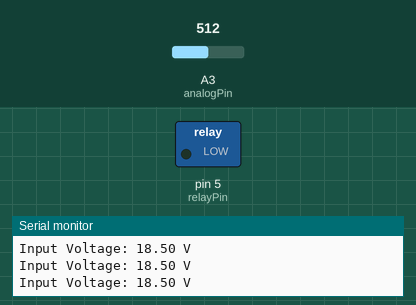
Recording of a sketch running on a simulated Arduino Nano, built with avr-gcc and run on an emulated ATmega328P. Shown: switched loads named in the sketch (green lamp = pin HIGH), the last lines printed to the serial monitor. Inputs (shaded band) come from the test bench; at power-on: A3 (analogPin) = 512.

Above: at 1.3 s.
1.4 s: A3 (analogPin) set to 614
2.9 s: A3 (analogPin) set to 640
At 4.0 s:
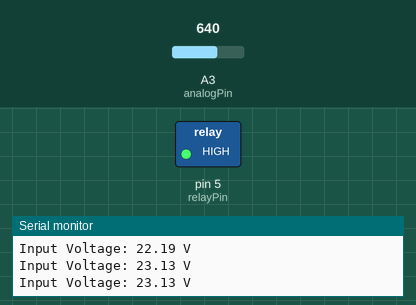
4.5 s: A3 (analogPin) set to 511
At 5.2 s:
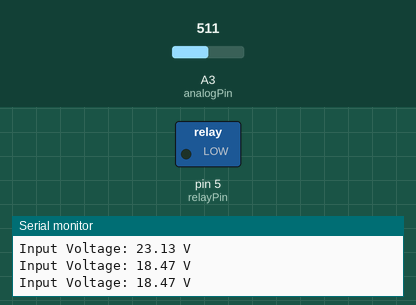
6.0 s: A3 (analogPin) set to 716
At 6.4 s:
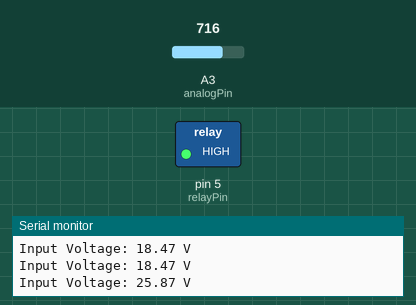
Timing chart, 0 to 8.5 s (numbered marks = the images above; inputs shaded):
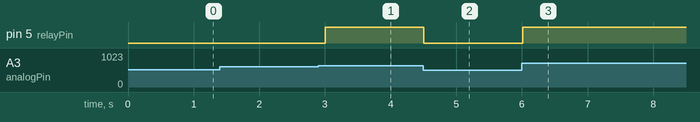

The sketch:

NeuroExo_PMS_Code.ino
```cpp
/* * Under-Voltage Protection Circuit
 * Threshold: 22V
 * Hardware: Arduino Nano 33 BLE, DFR0017 Relay
 */

const int analogPin = A3;  // Updated Input Pin
const int relayPin = 5;    // Updated Relay Pin

// Resistor values for the voltage divider
const float R1 = 101000.0; // 100k Ohms *Nominal value shown
const float R2 = 9900.0;  // 10k Ohms *Nominal value shown

// Voltage settings
const float thresholdVoltage = 22.0; // Lower Voltage limit
const float hysteresis = 0.5; // Prevents relay chatter (re-engages at 22.5V)

void setup() {
  pinMode(relayPin, OUTPUT);

  // Start with the relay OFF for safety until voltage is verified
  digitalWrite(relayPin, LOW);

  Serial.begin(9600);
}

void loop() {
  // Read ADC (0 to 1023)
  int rawValue = analogRead(analogPin);

  // Convert ADC value to voltage at the pin (3.3V Logic)
  float vOut = (rawValue * 3.3) / 1023.0;

  // Calculate original input voltage based on the divider ratio
  // Formula: Vin = Vout * (R1 + R2) / R2
  float vIn = vOut * ((R1 + R2) / R2);

  // Debugging output to Serial Monitor
  Serial.print("Input Voltage: ");
  Serial.print(vIn);
  Serial.println(" V");

  // Logic for Protection
  if (vIn < thresholdVoltage) {
    // Voltage too low! Disconnect the load.
    digitalWrite(relayPin, LOW);
  }
  else if (vIn > (thresholdVoltage + hysteresis)) {
    // Voltage is safe and above recovery threshold. Connect load.
    digitalWrite(relayPin, HIGH);
  }

  delay(500); // Check every half-second
}
```

Measured:
- the behaviour switches between 622 and 623 on A3 (analogPin) (found by bisection; images 0 and 1)
- after the input at 2.9 s, pin 5 (relayPin): LOW → HIGH after 0.11 s
- after the input at 4.5 s, pin 5 (relayPin): HIGH → LOW at once
- after the input at 6.0 s, pin 5 (relayPin): LOW → HIGH at once
